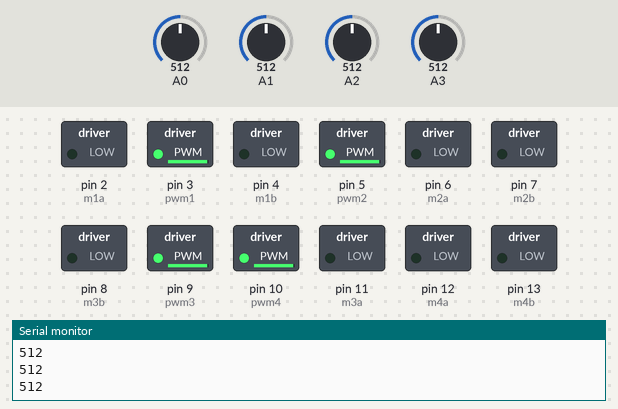
Bench run of a sketch on a simulated Arduino Uno, built with avr-gcc and run on an emulated ATmega328P. Shown: switched loads named in the sketch (green lamp = pin HIGH), the last lines printed to the serial monitor. The inputs (shaded band) are chosen by the test bench; at power-on: A0 = 512, A1 = 512, A2 = 512, A3 = 512.

Above: at 1.2 s.
1.3 s: A0 set to 256
2.8 s: A0 set to 237
At 3.4 s:
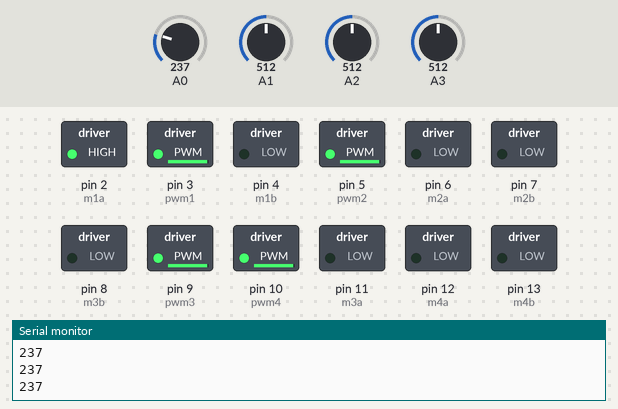
4.3 s: A1 set to 260
5.8 s: A1 set to 234
At 6.9 s:
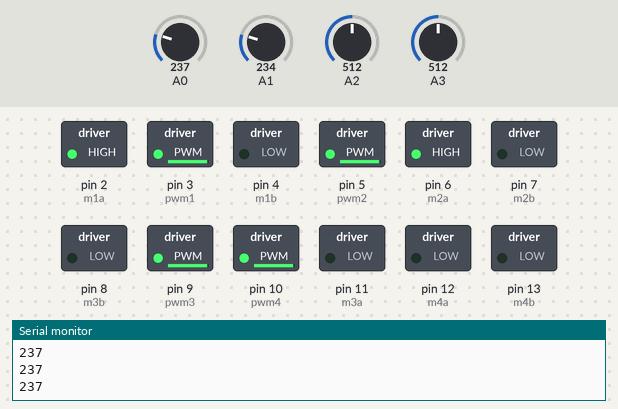
7.3 s: A2 set to 259
8.8 s: A2 set to 235
At 9.2 s:
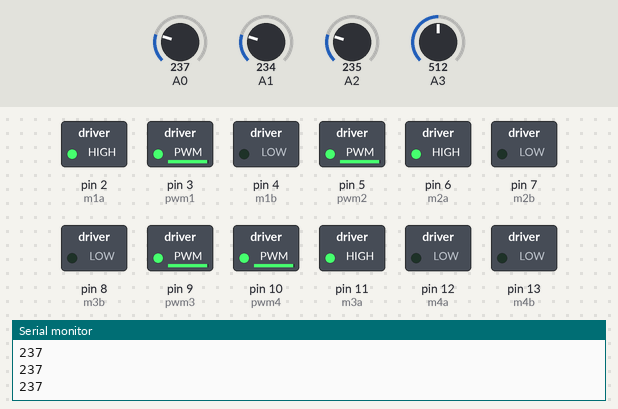
Timing chart, 0 to 11.3 s (numbered marks = the images above; inputs shaded):
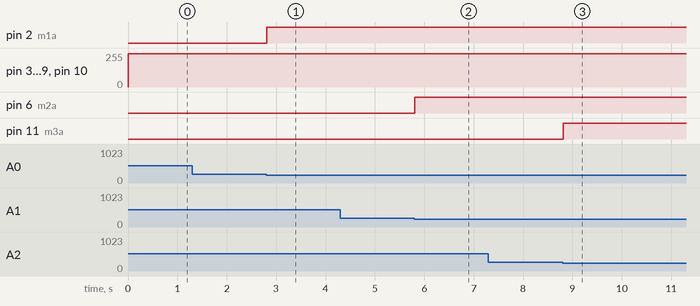

The sketch:

robot_hidraulico.ino
```cpp
#define m1a 2
#define m1b 4
#define m2a 6
#define m2b 7
#define m3a 11
#define m3b 8
#define m4a 12
#define m4b 13

int pwm1=3;
int pwm2=5;
int pwm3=9;
int pwm4=10;

void setup() {
 Serial.begin(9600);
 pinMode(pwm1,OUTPUT);
 pinMode(pwm2,OUTPUT);
 pinMode(pwm3,OUTPUT);
 pinMode(pwm4,OUTPUT);
 pinMode(m1a,OUTPUT);
 pinMode(m1b,OUTPUT);
 pinMode(m2a,OUTPUT);
 pinMode(m2b,OUTPUT);
 pinMode(m3a,OUTPUT);
 pinMode(m3b,OUTPUT);
 pinMode(m4a,OUTPUT);
 pinMode(m4b,OUTPUT);

}

void loop() {
  int x=analogRead(A0);
  int y=analogRead(A1);
  int z=analogRead(A2);
  int p=analogRead(A3);
//  x=map(x,0,1023,0,4);
  Serial.println(x);
  velocidad();
if(x<250){
  digitalWrite(m1a,1);
}

else if(x>800){
  digitalWrite(m1b,1);
}
else{
  digitalWrite(m1a,0);
  digitalWrite(m1b,0);
}
if(y<250){
  digitalWrite(m2a,1);
}

else if(y>800){
  digitalWrite(m2b,1);
}
else{
  digitalWrite(m2a,0);
  digitalWrite(m2b,0);
}
if(z<250){
  digitalWrite(m3a,1);
}

else if(z>800){
  digitalWrite(m3b,1);
}
else{
  digitalWrite(m3a,0);
  digitalWrite(m3b,0);
}
if(p<250){
  digitalWrite(m4a,1);
}

else if(p>800){
  digitalWrite(m4b,1);
}
else{
  digitalWrite(m4a,0);
  digitalWrite(m4b,0);
}
}


void velocidad(){
    analogWrite(pwm1,250);
    analogWrite(pwm2,250);
    analogWrite(pwm3,250);
    analogWrite(pwm4,250);
}
```

Measured:
- the behaviour switches between 250 and 249 on A0 (found by bisection; images 0 and 1)
- the behaviour switches between 250 and 249 on A1 (found by bisection; images 1 and 2)
- the behaviour switches between 250 and 249 on A2 (found by bisection; images 2 and 3)
- after the input at 2.8 s, pin 2 (m1a): LOW → HIGH at once
- after the input at 5.8 s, pin 6 (m2a): LOW → HIGH at once
- after the input at 8.8 s, pin 11 (m3a): LOW → HIGH at once
